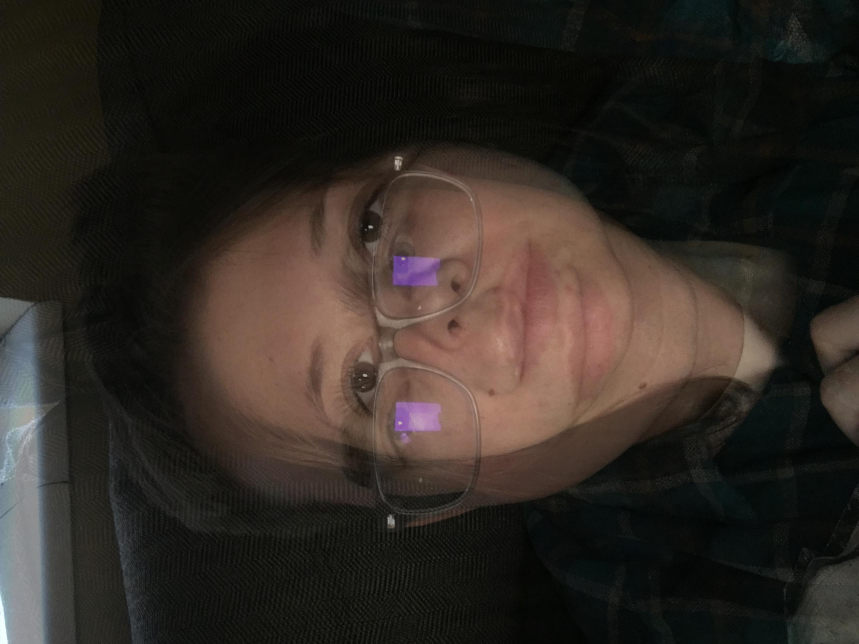
#> input picture Python Scripts/photo/Double_Exposures/double_exposure_1.jpg, 2576 x 1932 px (shown at 1/3 size); its folder holds 3 pictures in this run
$ python double_exposure.py double_exposure_1.jpg double_exposure_2.jpg
#> lines starting #> are read from the running program, lines starting #| are printed output that depends on the picture
#README: give this script two image files of any size and it blends them, creating a cool double exposure effect

import sys
from PIL import Image
import os

FOLDER_PATH = '/Users/scot/Desktop/Double_Exposures'

#if sys.argv[1] == 0 or sys.argv[2] == 0:
#    print('Please provide two images for blending')

image_1 = Image.open(sys.argv[1])
#> image_1 is the input picture: PIL image 2576x1932 RGB; mean R, G, B 47.6, 41, 35.1
image_2 = Image.open(sys.argv[2])
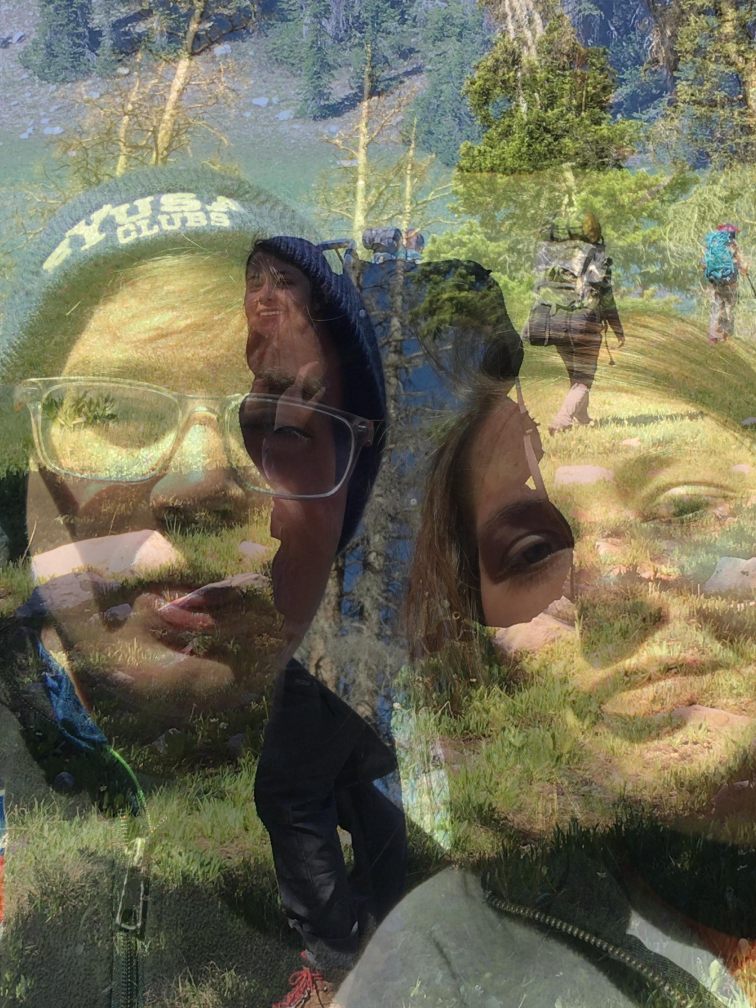
#> input picture Python Scripts/photo/Double_Exposures/double_exposure_2.jpg, 3024 x 4032 px (shown at 1/4 size)
#> image_2 is the input picture: PIL image 3024x4032 RGB; mean R, G, B 110.7, 108.7, 87

def Double_Exposure(image_1, image_2, alpha=.5):
#> called with alpha = 0.5
    image_2 = image_2.resize(image_1.size)
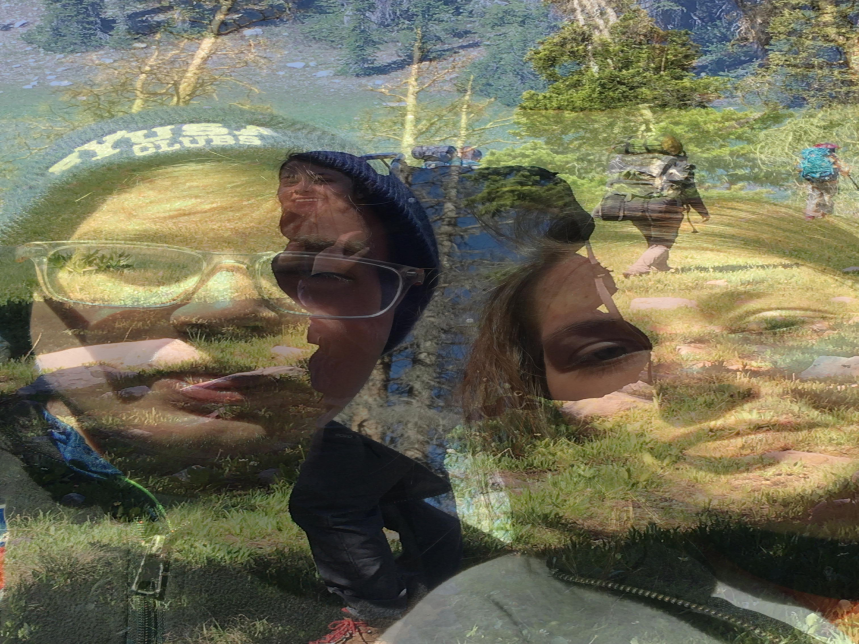
#> image_2: PIL image 2576x1932 RGB (shown at 1/3 size); mean R, G, B 110.7, 108.7, 87
    return Image.blend(image_1, image_2, alpha)
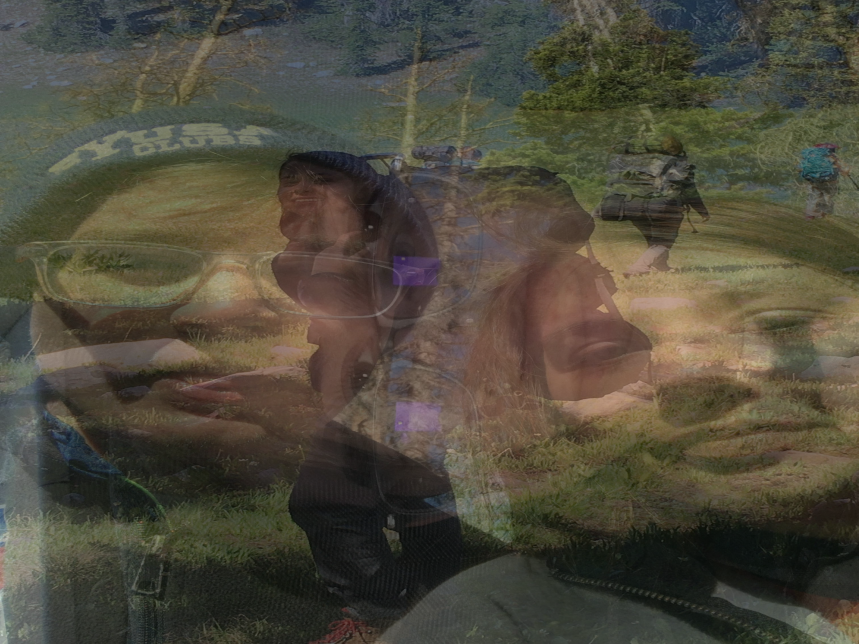
#> returned value: PIL image 2576x1932 RGB (shown at 1/3 size); mean R, G, B 78.9, 74.6, 60.8

file_name = '/double_exposure_' + str(len(os.listdir(FOLDER_PATH))-1) + '.jpg'
Double_Exposure(image_1, image_2).save(FOLDER_PATH + file_name)
